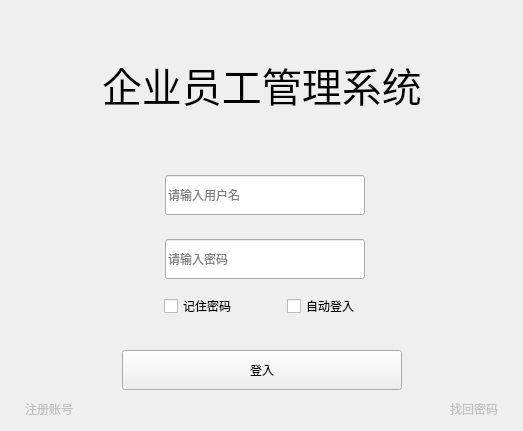
<?xml version="1.0" encoding="UTF-8"?>
<ui version="4.0">
 <class>Login</class>
 <widget class="QWidget" name="Login">
  <property name="geometry">
   <rect>
    <x>0</x>
    <y>0</y>
    <width>523</width>
    <height>431</height>
   </rect>
  </property>
  <property name="windowTitle">
   <string>Form</string>
  </property>
  <property name="autoFillBackground">
   <bool>true</bool>
  </property>
  <property name="styleSheet">
   <string notr="true"/>
  </property>
  <layout class="QVBoxLayout" name="verticalLayout">
   <property name="leftMargin">
    <number>0</number>
   </property>
   <property name="topMargin">
    <number>0</number>
   </property>
   <property name="rightMargin">
    <number>0</number>
   </property>
   <property name="bottomMargin">
    <number>0</number>
   </property>
   <item>
    <widget class="QWidget" name="widget_login" native="true">
     <layout class="QVBoxLayout" name="verticalLayout_2">
      <item>
       <spacer name="verticalSpacer_2">
        <property name="orientation">
         <enum>Qt::Vertical</enum>
        </property>
        <property name="sizeHint" stdset="0">
         <size>
          <width>20</width>
          <height>40</height>
         </size>
        </property>
       </spacer>
      </item>
      <item>
       <widget class="QWidget" name="widget_7" native="true">
        <layout class="QHBoxLayout" name="horizontalLayout_3">
         <item>
          <spacer name="horizontalSpacer">
           <property name="orientation">
            <enum>Qt::Horizontal</enum>
           </property>
           <property name="sizeHint" stdset="0">
            <size>
             <width>40</width>
             <height>20</height>
            </size>
           </property>
          </spacer>
         </item>
         <item>
          <widget class="QLabel" name="label_5">
           <property name="font">
            <font>
             <pointsize>30</pointsize>
            </font>
           </property>
           <property name="text">
            <string>企业员工管理系统</string>
           </property>
          </widget>
         </item>
         <item>
          <spacer name="horizontalSpacer_2">
           <property name="orientation">
            <enum>Qt::Horizontal</enum>
           </property>
           <property name="sizeHint" stdset="0">
            <size>
             <width>40</width>
             <height>20</height>
            </size>
           </property>
          </spacer>
         </item>
        </layout>
       </widget>
      </item>
      <item>
       <spacer name="verticalSpacer">
        <property name="orientation">
         <enum>Qt::Vertical</enum>
        </property>
        <property name="sizeHint" stdset="0">
         <size>
          <width>20</width>
          <height>40</height>
         </size>
        </property>
       </spacer>
      </item>
      <item>
       <widget class="QWidget" name="widget_3" native="true">
        <layout class="QHBoxLayout" name="horizontalLayout">
         <item>
          <spacer name="horizontalSpacer_3">
           <property name="orientation">
            <enum>Qt::Horizontal</enum>
           </property>
           <property name="sizeHint" stdset="0">
            <size>
             <width>40</width>
             <height>20</height>
            </size>
           </property>
          </spacer>
         </item>
         <item>
          <widget class="QLabel" name="label_user">
           <property name="minimumSize">
            <size>
             <width>40</width>
             <height>40</height>
            </size>
           </property>
           <property name="maximumSize">
            <size>
             <width>40</width>
             <height>40</height>
            </size>
           </property>
           <property name="font">
            <font>
             <pointsize>10</pointsize>
            </font>
           </property>
           <property name="text">
            <string/>
           </property>
           <property name="pixmap">
            <pixmap resource="res.qrc">:/res/user1.png</pixmap>
           </property>
           <property name="scaledContents">
            <bool>true</bool>
           </property>
          </widget>
         </item>
         <item>
          <widget class="QWidget" name="widget_user" native="true">
           <property name="styleSheet">
            <string notr="true"/>
           </property>
           <layout class="QHBoxLayout" name="horizontalLayout_9">
            <property name="spacing">
             <number>0</number>
            </property>
            <property name="leftMargin">
             <number>0</number>
            </property>
            <property name="topMargin">
             <number>0</number>
            </property>
            <property name="rightMargin">
             <number>0</number>
            </property>
            <property name="bottomMargin">
             <number>0</number>
            </property>
            <item>
             <widget class="QLineEdit" name="lineEdit_user">
              <property name="sizePolicy">
               <sizepolicy hsizetype="Expanding" vsizetype="Preferred">
                <horstretch>0</horstretch>
                <verstretch>0</verstretch>
               </sizepolicy>
              </property>
              <property name="minimumSize">
               <size>
                <width>200</width>
                <height>40</height>
               </size>
              </property>
              <property name="maximumSize">
               <size>
                <width>200</width>
                <height>40</height>
               </size>
              </property>
              <property name="placeholderText">
               <string>请输入用户名</string>
              </property>
             </widget>
            </item>
            <item>
             <widget class="QPushButton" name="pushButton_down">
              <property name="minimumSize">
               <size>
                <width>40</width>
                <height>40</height>
               </size>
              </property>
              <property name="maximumSize">
               <size>
                <width>40</width>
                <height>40</height>
               </size>
              </property>
              <property name="text">
               <string/>
              </property>
              <property name="icon">
               <iconset resource="res.qrc">
                <normaloff>:/res/down_white.png</normaloff>:/res/down_white.png</iconset>
              </property>
              <property name="iconSize">
               <size>
                <width>40</width>
                <height>40</height>
               </size>
              </property>
              <property name="checkable">
               <bool>true</bool>
              </property>
              <property name="flat">
               <bool>true</bool>
              </property>
             </widget>
            </item>
           </layout>
          </widget>
         </item>
         <item>
          <spacer name="horizontalSpacer_6">
           <property name="orientation">
            <enum>Qt::Horizontal</enum>
           </property>
           <property name="sizeHint" stdset="0">
            <size>
             <width>40</width>
             <height>20</height>
            </size>
           </property>
          </spacer>
         </item>
        </layout>
       </widget>
      </item>
      <item>
       <widget class="QWidget" name="widget_2" native="true">
        <layout class="QHBoxLayout" name="horizontalLayout_8">
         <item>
          <spacer name="horizontalSpacer_7">
           <property name="orientation">
            <enum>Qt::Horizontal</enum>
           </property>
           <property name="sizeHint" stdset="0">
            <size>
             <width>40</width>
             <height>20</height>
            </size>
           </property>
          </spacer>
         </item>
         <item>
          <widget class="QLabel" name="label_pwd">
           <property name="minimumSize">
            <size>
             <width>40</width>
             <height>40</height>
            </size>
           </property>
           <property name="maximumSize">
            <size>
             <width>40</width>
             <height>40</height>
            </size>
           </property>
           <property name="font">
            <font>
             <pointsize>10</pointsize>
            </font>
           </property>
           <property name="text">
            <string/>
           </property>
           <property name="pixmap">
            <pixmap resource="res.qrc">:/res/pwd.png</pixmap>
           </property>
           <property name="scaledContents">
            <bool>true</bool>
           </property>
          </widget>
         </item>
         <item>
          <widget class="QWidget" name="widget_pwd" native="true">
           <property name="styleSheet">
            <string notr="true"/>
           </property>
           <layout class="QHBoxLayout" name="horizontalLayout_2">
            <property name="spacing">
             <number>0</number>
            </property>
            <property name="leftMargin">
             <number>0</number>
            </property>
            <property name="topMargin">
             <number>0</number>
            </property>
            <property name="rightMargin">
             <number>0</number>
            </property>
            <property name="bottomMargin">
             <number>0</number>
            </property>
            <item>
             <widget class="QLineEdit" name="lineEdit_Password">
              <property name="sizePolicy">
               <sizepolicy hsizetype="Expanding" vsizetype="Preferred">
                <horstretch>0</horstretch>
                <verstretch>0</verstretch>
               </sizepolicy>
              </property>
              <property name="minimumSize">
               <size>
                <width>200</width>
                <height>40</height>
               </size>
              </property>
              <property name="maximumSize">
               <size>
                <width>200</width>
                <height>40</height>
               </size>
              </property>
              <property name="echoMode">
               <enum>QLineEdit::Password</enum>
              </property>
              <property name="placeholderText">
               <string>请输入密码</string>
              </property>
             </widget>
            </item>
            <item>
             <widget class="QPushButton" name="pushButton_eyes">
              <property name="minimumSize">
               <size>
                <width>40</width>
                <height>40</height>
               </size>
              </property>
              <property name="maximumSize">
               <size>
                <width>40</width>
                <height>40</height>
               </size>
              </property>
              <property name="text">
               <string/>
              </property>
              <property name="icon">
               <iconset resource="res.qrc">
                <normaloff>:/res/eyes_white.png</normaloff>:/res/eyes_white.png</iconset>
              </property>
              <property name="iconSize">
               <size>
                <width>40</width>
                <height>40</height>
               </size>
              </property>
              <property name="checkable">
               <bool>true</bool>
              </property>
              <property name="flat">
               <bool>true</bool>
              </property>
             </widget>
            </item>
           </layout>
          </widget>
         </item>
         <item>
          <spacer name="horizontalSpacer_8">
           <property name="orientation">
            <enum>Qt::Horizontal</enum>
           </property>
           <property name="sizeHint" stdset="0">
            <size>
             <width>40</width>
             <height>20</height>
            </size>
           </property>
          </spacer>
         </item>
        </layout>
       </widget>
      </item>
      <item>
       <widget class="QWidget" name="widget_5" native="true">
        <property name="maximumSize">
         <size>
          <width>16777215</width>
          <height>50</height>
         </size>
        </property>
        <property name="styleSheet">
         <string notr="true"/>
        </property>
        <layout class="QHBoxLayout" name="horizontalLayout_5">
         <property name="spacing">
          <number>50</number>
         </property>
         <property name="topMargin">
          <number>0</number>
         </property>
         <property name="bottomMargin">
          <number>0</number>
         </property>
         <item>
          <spacer name="horizontalSpacer_9">
           <property name="orientation">
            <enum>Qt::Horizontal</enum>
           </property>
           <property name="sizeHint" stdset="0">
            <size>
             <width>40</width>
             <height>20</height>
            </size>
           </property>
          </spacer>
         </item>
         <item>
          <widget class="QCheckBox" name="checkBox_pwd">
           <property name="text">
            <string>记住密码</string>
           </property>
          </widget>
         </item>
         <item>
          <widget class="QCheckBox" name="checkBox_autoLogin">
           <property name="text">
            <string>自动登入</string>
           </property>
          </widget>
         </item>
         <item>
          <spacer name="horizontalSpacer_10">
           <property name="orientation">
            <enum>Qt::Horizontal</enum>
           </property>
           <property name="sizeHint" stdset="0">
            <size>
             <width>40</width>
             <height>20</height>
            </size>
           </property>
          </spacer>
         </item>
        </layout>
       </widget>
      </item>
      <item>
       <widget class="QWidget" name="widget_6" native="true">
        <property name="maximumSize">
         <size>
          <width>16777215</width>
          <height>50</height>
         </size>
        </property>
        <property name="styleSheet">
         <string notr="true">color: rgb(255, 0, 0);</string>
        </property>
        <layout class="QHBoxLayout" name="horizontalLayout_7">
         <property name="spacing">
          <number>86</number>
         </property>
         <property name="topMargin">
          <number>0</number>
         </property>
         <property name="bottomMargin">
          <number>0</number>
         </property>
         <item>
          <spacer name="horizontalSpacer_12">
           <property name="orientation">
            <enum>Qt::Horizontal</enum>
           </property>
           <property name="sizeHint" stdset="0">
            <size>
             <width>40</width>
             <height>20</height>
            </size>
           </property>
          </spacer>
         </item>
         <item>
          <widget class="QLabel" name="label_LoginMsg">
           <property name="text">
            <string/>
           </property>
          </widget>
         </item>
         <item>
          <spacer name="horizontalSpacer_13">
           <property name="orientation">
            <enum>Qt::Horizontal</enum>
           </property>
           <property name="sizeHint" stdset="0">
            <size>
             <width>40</width>
             <height>20</height>
            </size>
           </property>
          </spacer>
         </item>
        </layout>
       </widget>
      </item>
      <item>
       <widget class="QWidget" name="widget_4" native="true">
        <property name="maximumSize">
         <size>
          <width>16777215</width>
          <height>100</height>
         </size>
        </property>
        <layout class="QHBoxLayout" name="horizontalLayout_4">
         <property name="spacing">
          <number>6</number>
         </property>
         <property name="topMargin">
          <number>0</number>
         </property>
         <property name="bottomMargin">
          <number>0</number>
         </property>
         <item>
          <spacer name="horizontalSpacer_4">
           <property name="orientation">
            <enum>Qt::Horizontal</enum>
           </property>
           <property name="sizeHint" stdset="0">
            <size>
             <width>40</width>
             <height>20</height>
            </size>
           </property>
          </spacer>
         </item>
         <item>
          <widget class="QPushButton" name="login">
           <property name="sizePolicy">
            <sizepolicy hsizetype="Minimum" vsizetype="Minimum">
             <horstretch>0</horstretch>
             <verstretch>0</verstretch>
            </sizepolicy>
           </property>
           <property name="minimumSize">
            <size>
             <width>280</width>
             <height>40</height>
            </size>
           </property>
           <property name="maximumSize">
            <size>
             <width>280</width>
             <height>40</height>
            </size>
           </property>
           <property name="font">
            <font>
             <pointsize>9</pointsize>
            </font>
           </property>
           <property name="text">
            <string>登入</string>
           </property>
           <property name="checkable">
            <bool>false</bool>
           </property>
          </widget>
         </item>
         <item>
          <spacer name="horizontalSpacer_5">
           <property name="orientation">
            <enum>Qt::Horizontal</enum>
           </property>
           <property name="sizeHint" stdset="0">
            <size>
             <width>40</width>
             <height>20</height>
            </size>
           </property>
          </spacer>
         </item>
        </layout>
       </widget>
      </item>
      <item>
       <layout class="QHBoxLayout" name="horizontalLayout_6">
        <item>
         <widget class="QPushButton" name="regist">
          <property name="styleSheet">
           <string notr="true">color: rgb(194, 194, 194);</string>
          </property>
          <property name="text">
           <string>注册账号</string>
          </property>
          <property name="flat">
           <bool>true</bool>
          </property>
         </widget>
        </item>
        <item>
         <spacer name="horizontalSpacer_11">
          <property name="orientation">
           <enum>Qt::Horizontal</enum>
          </property>
          <property name="sizeHint" stdset="0">
           <size>
            <width>40</width>
            <height>20</height>
           </size>
          </property>
         </spacer>
        </item>
        <item>
         <widget class="QPushButton" name="regist_findPwd">
          <property name="styleSheet">
           <string notr="true">color: rgb(194, 194, 194);</string>
          </property>
          <property name="text">
           <string>找回密码</string>
          </property>
          <property name="flat">
           <bool>true</bool>
          </property>
         </widget>
        </item>
       </layout>
      </item>
     </layout>
    </widget>
   </item>
  </layout>
 </widget>
 <resources>
  <include location="res.qrc"/>
 </resources>
 <connections/>
</ui>
